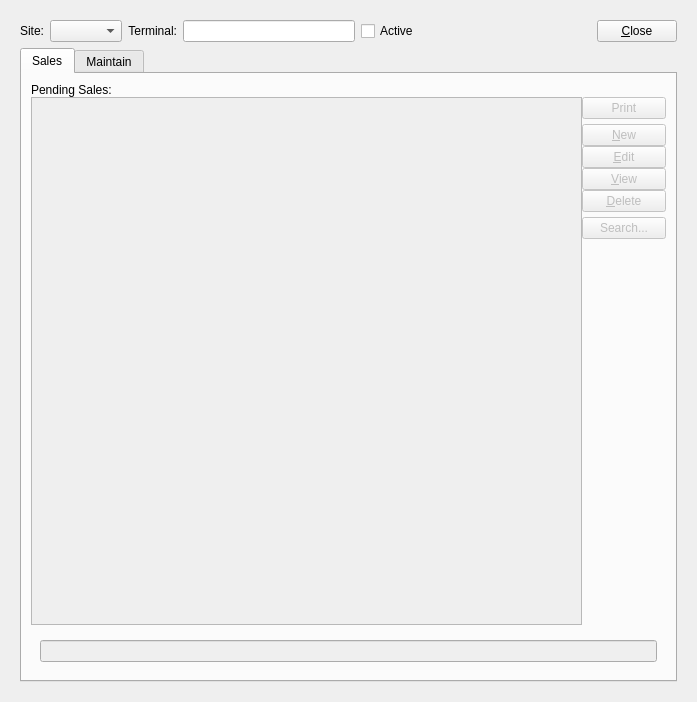
<?xml version="1.0" encoding="UTF-8"?>
<ui version="4.0">
 <class>cashRegister</class>
 <widget class="QWidget" name="cashRegister">
  <property name="geometry">
   <rect>
    <x>0</x>
    <y>0</y>
    <width>697</width>
    <height>702</height>
   </rect>
  </property>
  <property name="windowTitle">
   <string>Cash Register</string>
  </property>
  <layout class="QGridLayout" name="gridLayout_3">
   <item row="0" column="0">
    <widget class="Screen" name="_cashRegister">
     <property name="schemaName">
      <string>xtpos</string>
     </property>
     <property name="tableName">
      <string>api_cashregister</string>
     </property>
     <property name="primaryKeyColumns">
      <number>2</number>
     </property>
     <layout class="QGridLayout" name="gridLayout_2">
      <item row="0" column="0">
       <layout class="QHBoxLayout" name="_2">
        <item>
         <widget class="XLabel" name="_siteLit">
          <property name="text">
           <string>Site:</string>
          </property>
          <property name="alignment">
           <set>Qt::AlignRight|Qt::AlignTrailing|Qt::AlignVCenter</set>
          </property>
         </widget>
        </item>
        <item>
         <widget class="WComboBox" name="_site">
          <property name="fieldName">
           <string>site</string>
          </property>
         </widget>
        </item>
        <item>
         <widget class="XLabel" name="_registerLit">
          <property name="text">
           <string>Terminal:</string>
          </property>
          <property name="alignment">
           <set>Qt::AlignRight|Qt::AlignTrailing|Qt::AlignVCenter</set>
          </property>
         </widget>
        </item>
        <item>
         <widget class="XLineEdit" name="_terminal">
          <property name="fieldName">
           <string>terminal</string>
          </property>
         </widget>
        </item>
        <item>
         <widget class="XCheckBox" name="_active">
          <property name="text">
           <string>Active</string>
          </property>
          <property name="fieldName">
           <string>active</string>
          </property>
          <property name="forgetful">
           <bool>true</bool>
          </property>
         </widget>
        </item>
        <item>
         <spacer>
          <property name="orientation">
           <enum>Qt::Horizontal</enum>
          </property>
          <property name="sizeHint" stdset="0">
           <size>
            <width>40</width>
            <height>20</height>
           </size>
          </property>
         </spacer>
        </item>
        <item>
         <widget class="QPushButton" name="_close">
          <property name="enabled">
           <bool>true</bool>
          </property>
          <property name="text">
           <string>&amp;Close</string>
          </property>
         </widget>
        </item>
       </layout>
      </item>
      <item row="1" column="0">
       <widget class="QTabWidget" name="_tab">
        <property name="currentIndex">
         <number>0</number>
        </property>
        <widget class="QWidget" name="_salesTab">
         <attribute name="title">
          <string>Sales</string>
         </attribute>
         <layout class="QGridLayout" name="gridLayout_7">
          <item row="0" column="0">
           <widget class="Screen" name="_sale">
            <property name="schemaName">
             <string>xtpos</string>
            </property>
            <property name="tableName">
             <string>api_sale</string>
            </property>
            <layout class="QGridLayout" name="gridLayout_4">
             <property name="margin">
              <number>0</number>
             </property>
             <item row="0" column="0">
              <layout class="QVBoxLayout" name="_3">
               <property name="spacing">
                <number>0</number>
               </property>
               <item>
                <widget class="QLabel" name="_salesLit">
                 <property name="text">
                  <string>Pending Sales:</string>
                 </property>
                </widget>
               </item>
               <item>
                <layout class="QHBoxLayout" name="_4">
                 <item>
                  <widget class="XTreeView" name="_sales">
                   <property name="enabled">
                    <bool>false</bool>
                   </property>
                   <property name="editTriggers">
                    <set>QAbstractItemView::NoEditTriggers</set>
                   </property>
                   <property name="alternatingRowColors">
                    <bool>false</bool>
                   </property>
                   <property name="rootIsDecorated">
                    <bool>false</bool>
                   </property>
                   <property name="itemsExpandable">
                    <bool>false</bool>
                   </property>
                  </widget>
                 </item>
                 <item>
                  <layout class="QVBoxLayout" name="_5">
                   <item>
                    <layout class="QVBoxLayout" name="_6">
                     <property name="spacing">
                      <number>0</number>
                     </property>
                     <item>
                      <widget class="QPushButton" name="_print">
                       <property name="enabled">
                        <bool>false</bool>
                       </property>
                       <property name="text">
                        <string>Print</string>
                       </property>
                      </widget>
                     </item>
                     <item>
                      <spacer name="verticalSpacer">
                       <property name="orientation">
                        <enum>Qt::Vertical</enum>
                       </property>
                       <property name="sizeType">
                        <enum>QSizePolicy::Preferred</enum>
                       </property>
                       <property name="sizeHint" stdset="0">
                        <size>
                         <width>20</width>
                         <height>5</height>
                        </size>
                       </property>
                      </spacer>
                     </item>
                     <item>
                      <widget class="QPushButton" name="_new">
                       <property name="enabled">
                        <bool>false</bool>
                       </property>
                       <property name="text">
                        <string>&amp;New</string>
                       </property>
                      </widget>
                     </item>
                     <item>
                      <widget class="QPushButton" name="_edit">
                       <property name="enabled">
                        <bool>false</bool>
                       </property>
                       <property name="text">
                        <string>&amp;Edit</string>
                       </property>
                      </widget>
                     </item>
                     <item>
                      <widget class="QPushButton" name="_view">
                       <property name="enabled">
                        <bool>false</bool>
                       </property>
                       <property name="text">
                        <string>&amp;View</string>
                       </property>
                      </widget>
                     </item>
                     <item>
                      <widget class="QPushButton" name="_delete">
                       <property name="enabled">
                        <bool>false</bool>
                       </property>
                       <property name="text">
                        <string>&amp;Delete</string>
                       </property>
                      </widget>
                     </item>
                     <item>
                      <spacer name="verticalSpacer_2">
                       <property name="orientation">
                        <enum>Qt::Vertical</enum>
                       </property>
                       <property name="sizeType">
                        <enum>QSizePolicy::Preferred</enum>
                       </property>
                       <property name="sizeHint" stdset="0">
                        <size>
                         <width>20</width>
                         <height>5</height>
                        </size>
                       </property>
                      </spacer>
                     </item>
                     <item>
                      <widget class="QPushButton" name="_search">
                       <property name="enabled">
                        <bool>false</bool>
                       </property>
                       <property name="text">
                        <string>Search...</string>
                       </property>
                      </widget>
                     </item>
                    </layout>
                   </item>
                   <item>
                    <spacer>
                     <property name="orientation">
                      <enum>Qt::Vertical</enum>
                     </property>
                     <property name="sizeType">
                      <enum>QSizePolicy::Expanding</enum>
                     </property>
                     <property name="sizeHint" stdset="0">
                      <size>
                       <width>84</width>
                       <height>211</height>
                      </size>
                     </property>
                    </spacer>
                   </item>
                  </layout>
                 </item>
                </layout>
               </item>
              </layout>
             </item>
            </layout>
           </widget>
          </item>
          <item row="1" column="0">
           <widget class="Screen" name="_selectedSale">
            <property name="schemaName">
             <string>xtpos</string>
            </property>
            <property name="tableName">
             <string>api_sale</string>
            </property>
            <property name="mode">
             <enum>Screen::View</enum>
            </property>
            <layout class="QHBoxLayout" name="horizontalLayout_3">
             <item>
              <widget class="XLineEdit" name="_number">
               <property name="enabled">
                <bool>false</bool>
               </property>
               <property name="sizePolicy">
                <sizepolicy hsizetype="Ignored" vsizetype="Fixed">
                 <horstretch>0</horstretch>
                 <verstretch>0</verstretch>
                </sizepolicy>
               </property>
               <property name="fieldName">
                <string>sale_number</string>
               </property>
              </widget>
             </item>
            </layout>
           </widget>
          </item>
         </layout>
        </widget>
        <widget class="QWidget" name="_maintainTab">
         <attribute name="title">
          <string>Maintain</string>
         </attribute>
         <layout class="QGridLayout" name="gridLayout_6">
          <item row="0" column="0">
           <layout class="QHBoxLayout" name="horizontalLayout_2">
            <item>
             <widget class="QLabel" name="_opentimeLit">
              <property name="text">
               <string>Opened:</string>
              </property>
              <property name="alignment">
               <set>Qt::AlignRight|Qt::AlignTrailing|Qt::AlignVCenter</set>
              </property>
             </widget>
            </item>
            <item>
             <widget class="XLineEdit" name="_opened">
              <property name="enabled">
               <bool>false</bool>
              </property>
              <property name="fieldName">
               <string>opened</string>
              </property>
             </widget>
            </item>
            <item>
             <spacer name="horizontalSpacer">
              <property name="orientation">
               <enum>Qt::Horizontal</enum>
              </property>
              <property name="sizeHint" stdset="0">
               <size>
                <width>40</width>
                <height>20</height>
               </size>
              </property>
             </spacer>
            </item>
            <item>
             <widget class="XLabel" name="_actionLit">
              <property name="text">
               <string>Action:</string>
              </property>
              <property name="alignment">
               <set>Qt::AlignRight|Qt::AlignTrailing|Qt::AlignVCenter</set>
              </property>
             </widget>
            </item>
            <item>
             <layout class="QHBoxLayout" name="_7">
              <item>
               <widget class="XComboBox" name="_action">
                <property name="fieldName">
                 <string>action</string>
                </property>
               </widget>
              </item>
              <item>
               <spacer>
                <property name="orientation">
                 <enum>Qt::Horizontal</enum>
                </property>
                <property name="sizeHint" stdset="0">
                 <size>
                  <width>40</width>
                  <height>20</height>
                 </size>
                </property>
               </spacer>
              </item>
              <item>
               <widget class="QPushButton" name="_post">
                <property name="text">
                 <string>&amp;Post</string>
                </property>
                <property name="default">
                 <bool>true</bool>
                </property>
               </widget>
              </item>
             </layout>
            </item>
           </layout>
          </item>
          <item row="1" column="0">
           <widget class="QGroupBox" name="_statsGroup">
            <property name="title">
             <string/>
            </property>
            <layout class="QGridLayout" name="gridLayout">
             <item row="0" column="0">
              <layout class="QHBoxLayout" name="_8">
               <item>
                <layout class="QGridLayout" name="_9">
                 <property name="verticalSpacing">
                  <number>12</number>
                 </property>
                 <item row="0" column="0">
                  <widget class="QLabel" name="_openBalanceLit">
                   <property name="text">
                    <string>Opening Balance:</string>
                   </property>
                  </widget>
                 </item>
                 <item row="0" column="1">
                  <widget class="CurrCluster" name="_openBalance">
                   <property name="fieldNameValue">
                    <string>opening_balance</string>
                   </property>
                   <property name="currencyEnabled">
                    <bool>false</bool>
                   </property>
                   <property name="currencyVisible">
                    <bool>false</bool>
                   </property>
                   <property name="enabled">
                    <bool>false</bool>
                   </property>
                  </widget>
                 </item>
                 <item row="0" column="2">
                  <widget class="QLabel" name="_cashSalesLit">
                   <property name="text">
                    <string>Cash Sales:</string>
                   </property>
                   <property name="alignment">
                    <set>Qt::AlignRight|Qt::AlignTrailing|Qt::AlignVCenter</set>
                   </property>
                  </widget>
                 </item>
                 <item row="0" column="3">
                  <widget class="CurrCluster" name="_cashSales">
                   <property name="fieldNameValue">
                    <string>cash_sales</string>
                   </property>
                   <property name="currencyEnabled">
                    <bool>false</bool>
                   </property>
                   <property name="currencyVisible">
                    <bool>false</bool>
                   </property>
                   <property name="enabled">
                    <bool>false</bool>
                   </property>
                  </widget>
                 </item>
                 <item row="1" column="0">
                  <widget class="QLabel" name="_currentBalanceLit">
                   <property name="text">
                    <string>Current Balance:</string>
                   </property>
                   <property name="alignment">
                    <set>Qt::AlignRight|Qt::AlignTrailing|Qt::AlignVCenter</set>
                   </property>
                  </widget>
                 </item>
                 <item row="1" column="1">
                  <widget class="CurrCluster" name="_currentBalance">
                   <property name="fieldNameValue">
                    <string>current_balance</string>
                   </property>
                   <property name="currencyEnabled">
                    <bool>false</bool>
                   </property>
                   <property name="currencyVisible">
                    <bool>false</bool>
                   </property>
                   <property name="enabled">
                    <bool>false</bool>
                   </property>
                  </widget>
                 </item>
                 <item row="1" column="2">
                  <widget class="QLabel" name="_ccSalesLit">
                   <property name="text">
                    <string>Credit Card Sales</string>
                   </property>
                   <property name="alignment">
                    <set>Qt::AlignRight|Qt::AlignTrailing|Qt::AlignVCenter</set>
                   </property>
                  </widget>
                 </item>
                 <item row="1" column="3">
                  <widget class="CurrCluster" name="_ccSales">
                   <property name="fieldNameValue">
                    <string>credit_card_sales</string>
                   </property>
                   <property name="currencyEnabled">
                    <bool>false</bool>
                   </property>
                   <property name="currencyVisible">
                    <bool>false</bool>
                   </property>
                   <property name="enabled">
                    <bool>false</bool>
                   </property>
                  </widget>
                 </item>
                 <item row="2" column="0">
                  <widget class="QLabel" name="_totalSalesLit">
                   <property name="text">
                    <string>Total Sales:</string>
                   </property>
                   <property name="alignment">
                    <set>Qt::AlignRight|Qt::AlignTrailing|Qt::AlignVCenter</set>
                   </property>
                  </widget>
                 </item>
                 <item row="2" column="1">
                  <widget class="CurrCluster" name="_totalSales">
                   <property name="fieldNameValue">
                    <string>total_sales</string>
                   </property>
                   <property name="currencyEnabled">
                    <bool>false</bool>
                   </property>
                   <property name="currencyVisible">
                    <bool>false</bool>
                   </property>
                   <property name="enabled">
                    <bool>false</bool>
                   </property>
                  </widget>
                 </item>
                 <item row="2" column="2">
                  <widget class="QLabel" name="_checkSalesLit">
                   <property name="text">
                    <string>Check Sales:</string>
                   </property>
                   <property name="alignment">
                    <set>Qt::AlignRight|Qt::AlignTrailing|Qt::AlignVCenter</set>
                   </property>
                  </widget>
                 </item>
                 <item row="2" column="3">
                  <widget class="CurrCluster" name="_checkSales">
                   <property name="fieldNameValue">
                    <string>check_sales</string>
                   </property>
                   <property name="currencyEnabled">
                    <bool>false</bool>
                   </property>
                   <property name="currencyVisible">
                    <bool>false</bool>
                   </property>
                   <property name="enabled">
                    <bool>false</bool>
                   </property>
                  </widget>
                 </item>
                </layout>
               </item>
               <item>
                <spacer>
                 <property name="orientation">
                  <enum>Qt::Horizontal</enum>
                 </property>
                 <property name="sizeHint" stdset="0">
                  <size>
                   <width>20</width>
                   <height>20</height>
                  </size>
                 </property>
                </spacer>
               </item>
              </layout>
             </item>
            </layout>
           </widget>
          </item>
          <item row="2" column="0">
           <widget class="QGroupBox" name="_transferGroup">
            <property name="title">
             <string>Bank Transfer</string>
            </property>
            <layout class="QGridLayout" name="_10">
             <item row="0" column="0">
              <widget class="QLabel" name="_accountLit">
               <property name="text">
                <string>Account:</string>
               </property>
               <property name="alignment">
                <set>Qt::AlignRight|Qt::AlignTrailing|Qt::AlignVCenter</set>
               </property>
              </widget>
             </item>
             <item row="0" column="1">
              <layout class="QHBoxLayout" name="_11">
               <item>
                <widget class="XComboBox" name="_bankaccount">
                 <property name="fieldName">
                  <string>account</string>
                 </property>
                </widget>
               </item>
               <item>
                <spacer>
                 <property name="orientation">
                  <enum>Qt::Horizontal</enum>
                 </property>
                 <property name="sizeHint" stdset="0">
                  <size>
                   <width>61</width>
                   <height>26</height>
                  </size>
                 </property>
                </spacer>
               </item>
              </layout>
             </item>
             <item row="1" column="0">
              <widget class="QLabel" name="_amountLit">
               <property name="text">
                <string> Amount:</string>
               </property>
               <property name="alignment">
                <set>Qt::AlignRight|Qt::AlignTrailing|Qt::AlignVCenter</set>
               </property>
              </widget>
             </item>
             <item row="1" column="1">
              <layout class="QHBoxLayout" name="_12">
               <item>
                <widget class="CurrCluster" name="_transferAmt">
                 <property name="sizePolicy">
                  <sizepolicy hsizetype="Fixed" vsizetype="Preferred">
                   <horstretch>0</horstretch>
                   <verstretch>0</verstretch>
                  </sizepolicy>
                 </property>
                 <property name="fieldNameValue">
                  <string>transfer_amount</string>
                 </property>
                 <property name="currencyEnabled">
                  <bool>false</bool>
                 </property>
                 <property name="currencyVisible">
                  <bool>false</bool>
                 </property>
                </widget>
               </item>
               <item>
                <widget class="XComboBox" name="_transferDirection">
                 <property name="fieldName">
                  <string>transfer_direction</string>
                 </property>
                </widget>
               </item>
               <item>
                <widget class="XCheckBox" name="_depositChecks">
                 <property name="text">
                  <string>Deposit Checks</string>
                 </property>
                 <property name="fieldName">
                  <string>deposit_checks</string>
                 </property>
                 <property name="forgetful">
                  <bool>true</bool>
                 </property>
                </widget>
               </item>
               <item>
                <spacer>
                 <property name="orientation">
                  <enum>Qt::Horizontal</enum>
                 </property>
                 <property name="sizeHint" stdset="0">
                  <size>
                   <width>0</width>
                   <height>26</height>
                  </size>
                 </property>
                </spacer>
               </item>
              </layout>
             </item>
            </layout>
           </widget>
          </item>
          <item row="3" column="0">
           <widget class="QGroupBox" name="_adjGroup">
            <property name="title">
             <string>Adjustment</string>
            </property>
            <property name="checked">
             <bool>false</bool>
            </property>
            <layout class="QGridLayout" name="gridLayout_5">
             <item row="0" column="0">
              <widget class="QLabel" name="_adjAmountLit">
               <property name="text">
                <string>Amount:</string>
               </property>
               <property name="alignment">
                <set>Qt::AlignRight|Qt::AlignTrailing|Qt::AlignVCenter</set>
               </property>
              </widget>
             </item>
             <item row="0" column="1">
              <layout class="QHBoxLayout" name="horizontalLayout">
               <item>
                <widget class="CurrCluster" name="_adjustAmt">
                 <property name="sizePolicy">
                  <sizepolicy hsizetype="Fixed" vsizetype="Preferred">
                   <horstretch>0</horstretch>
                   <verstretch>0</verstretch>
                  </sizepolicy>
                 </property>
                 <property name="fieldNameValue">
                  <string>adjustment_amount</string>
                 </property>
                 <property name="currencyEnabled">
                  <bool>false</bool>
                 </property>
                 <property name="currencyVisible">
                  <bool>false</bool>
                 </property>
                </widget>
               </item>
               <item>
                <widget class="XComboBox" name="_adjustDirection">
                 <property name="fieldName">
                  <string>adjustment_direction</string>
                 </property>
                </widget>
               </item>
               <item>
                <spacer>
                 <property name="orientation">
                  <enum>Qt::Horizontal</enum>
                 </property>
                 <property name="sizeHint" stdset="0">
                  <size>
                   <width>0</width>
                   <height>26</height>
                  </size>
                 </property>
                </spacer>
               </item>
              </layout>
             </item>
            </layout>
           </widget>
          </item>
          <item row="4" column="0">
           <layout class="QGridLayout" name="_13">
            <item row="0" column="0">
             <widget class="QLabel" name="_newbalanceLit">
              <property name="text">
               <string>New Balance:</string>
              </property>
              <property name="alignment">
               <set>Qt::AlignRight|Qt::AlignTrailing|Qt::AlignVCenter</set>
              </property>
             </widget>
            </item>
            <item row="0" column="1">
             <layout class="QHBoxLayout" name="_14">
              <item>
               <widget class="CurrCluster" name="_newbalance">
                <property name="currencyEnabled">
                 <bool>false</bool>
                </property>
                <property name="currencyVisible">
                 <bool>false</bool>
                </property>
                <property name="enabled">
                 <bool>false</bool>
                </property>
               </widget>
              </item>
              <item>
               <spacer>
                <property name="orientation">
                 <enum>Qt::Horizontal</enum>
                </property>
                <property name="sizeHint" stdset="0">
                 <size>
                  <width>121</width>
                  <height>20</height>
                 </size>
                </property>
               </spacer>
              </item>
             </layout>
            </item>
            <item row="1" column="0">
             <widget class="QLabel" name="_notesLit">
              <property name="text">
               <string>Notes:</string>
              </property>
              <property name="alignment">
               <set>Qt::AlignRight|Qt::AlignTop|Qt::AlignTrailing</set>
              </property>
             </widget>
            </item>
            <item row="1" column="1">
             <widget class="XTextEdit" name="_notes">
              <property name="sizePolicy">
               <sizepolicy hsizetype="Expanding" vsizetype="Preferred">
                <horstretch>0</horstretch>
                <verstretch>1</verstretch>
               </sizepolicy>
              </property>
              <property name="fieldName">
               <string>notes</string>
              </property>
             </widget>
            </item>
           </layout>
          </item>
          <item row="5" column="0">
           <widget class="XCheckBox" name="_printReceipt">
            <property name="text">
             <string>Print Receipt</string>
            </property>
            <property name="checked">
             <bool>true</bool>
            </property>
            <property name="forgetful">
             <bool>true</bool>
            </property>
           </widget>
          </item>
         </layout>
        </widget>
       </widget>
      </item>
     </layout>
    </widget>
   </item>
  </layout>
 </widget>
 <customwidgets>
  <customwidget>
   <class>CurrCluster</class>
   <extends>CurrDisplay</extends>
   <header>currcluster.h</header>
  </customwidget>
  <customwidget>
   <class>CurrDisplay</class>
   <extends>QWidget</extends>
   <header>currcluster.h</header>
  </customwidget>
  <customwidget>
   <class>Screen</class>
   <extends>QWidget</extends>
   <header>screen.h</header>
   <container>1</container>
  </customwidget>
  <customwidget>
   <class>WComboBox</class>
   <extends>XComboBox</extends>
   <header>wcombobox.h</header>
  </customwidget>
  <customwidget>
   <class>XCheckBox</class>
   <extends>QCheckBox</extends>
   <header>xcheckbox.h</header>
  </customwidget>
  <customwidget>
   <class>XComboBox</class>
   <extends>QComboBox</extends>
   <header>xcombobox.h</header>
  </customwidget>
  <customwidget>
   <class>XLabel</class>
   <extends>QLabel</extends>
   <header>xlabel.h</header>
  </customwidget>
  <customwidget>
   <class>XLineEdit</class>
   <extends>QLineEdit</extends>
   <header>xlineedit.h</header>
   <container>1</container>
  </customwidget>
  <customwidget>
   <class>XTreeView</class>
   <extends>QTreeView</extends>
   <header>xtreeview.h</header>
  </customwidget>
  <customwidget>
   <class>XTextEdit</class>
   <extends>QTextEdit</extends>
   <header>xtextedit.h</header>
  </customwidget>
 </customwidgets>
 <resources/>
 <connections>
  <connection>
   <sender>_cashRegister</sender>
   <signal>newDataWidgetMapper(XDataWidgetMapper*)</signal>
   <receiver>_active</receiver>
   <slot>setDataWidgetMap(XDataWidgetMapper*)</slot>
   <hints>
    <hint type="sourcelabel">
     <x>348</x>
     <y>350</y>
    </hint>
    <hint type="destinationlabel">
     <x>421</x>
     <y>39</y>
    </hint>
   </hints>
  </connection>
  <connection>
   <sender>_cashRegister</sender>
   <signal>newDataWidgetMapper(XDataWidgetMapper*)</signal>
   <receiver>_openBalance</receiver>
   <slot>setDataWidgetMap(XDataWidgetMapper*)</slot>
   <hints>
    <hint type="sourcelabel">
     <x>348</x>
     <y>350</y>
    </hint>
    <hint type="destinationlabel">
     <x>148</x>
     <y>160</y>
    </hint>
   </hints>
  </connection>
  <connection>
   <sender>_cashRegister</sender>
   <signal>newDataWidgetMapper(XDataWidgetMapper*)</signal>
   <receiver>_currentBalance</receiver>
   <slot>setDataWidgetMap(XDataWidgetMapper*)</slot>
   <hints>
    <hint type="sourcelabel">
     <x>348</x>
     <y>350</y>
    </hint>
    <hint type="destinationlabel">
     <x>148</x>
     <y>160</y>
    </hint>
   </hints>
  </connection>
  <connection>
   <sender>_cashRegister</sender>
   <signal>newDataWidgetMapper(XDataWidgetMapper*)</signal>
   <receiver>_totalSales</receiver>
   <slot>setDataWidgetMap(XDataWidgetMapper*)</slot>
   <hints>
    <hint type="sourcelabel">
     <x>348</x>
     <y>350</y>
    </hint>
    <hint type="destinationlabel">
     <x>148</x>
     <y>160</y>
    </hint>
   </hints>
  </connection>
  <connection>
   <sender>_cashRegister</sender>
   <signal>newDataWidgetMapper(XDataWidgetMapper*)</signal>
   <receiver>_opened</receiver>
   <slot>setDataWidgetMap(XDataWidgetMapper*)</slot>
   <hints>
    <hint type="sourcelabel">
     <x>348</x>
     <y>350</y>
    </hint>
    <hint type="destinationlabel">
     <x>128</x>
     <y>119</y>
    </hint>
   </hints>
  </connection>
  <connection>
   <sender>_cashRegister</sender>
   <signal>newDataWidgetMapper(XDataWidgetMapper*)</signal>
   <receiver>_cashSales</receiver>
   <slot>setDataWidgetMap(XDataWidgetMapper*)</slot>
   <hints>
    <hint type="sourcelabel">
     <x>348</x>
     <y>350</y>
    </hint>
    <hint type="destinationlabel">
     <x>148</x>
     <y>160</y>
    </hint>
   </hints>
  </connection>
  <connection>
   <sender>_cashRegister</sender>
   <signal>newDataWidgetMapper(XDataWidgetMapper*)</signal>
   <receiver>_ccSales</receiver>
   <slot>setDataWidgetMap(XDataWidgetMapper*)</slot>
   <hints>
    <hint type="sourcelabel">
     <x>348</x>
     <y>350</y>
    </hint>
    <hint type="destinationlabel">
     <x>148</x>
     <y>160</y>
    </hint>
   </hints>
  </connection>
  <connection>
   <sender>_cashRegister</sender>
   <signal>newDataWidgetMapper(XDataWidgetMapper*)</signal>
   <receiver>_checkSales</receiver>
   <slot>setDataWidgetMap(XDataWidgetMapper*)</slot>
   <hints>
    <hint type="sourcelabel">
     <x>348</x>
     <y>350</y>
    </hint>
    <hint type="destinationlabel">
     <x>148</x>
     <y>160</y>
    </hint>
   </hints>
  </connection>
  <connection>
   <sender>_cashRegister</sender>
   <signal>newDataWidgetMapper(XDataWidgetMapper*)</signal>
   <receiver>_site</receiver>
   <slot>setDataWidgetMap(XDataWidgetMapper*)</slot>
   <hints>
    <hint type="sourcelabel">
     <x>348</x>
     <y>350</y>
    </hint>
    <hint type="destinationlabel">
     <x>114</x>
     <y>39</y>
    </hint>
   </hints>
  </connection>
  <connection>
   <sender>_cashRegister</sender>
   <signal>newDataWidgetMapper(XDataWidgetMapper*)</signal>
   <receiver>_terminal</receiver>
   <slot>setDataWidgetMap(XDataWidgetMapper*)</slot>
   <hints>
    <hint type="sourcelabel">
     <x>348</x>
     <y>350</y>
    </hint>
    <hint type="destinationlabel">
     <x>313</x>
     <y>38</y>
    </hint>
   </hints>
  </connection>
  <connection>
   <sender>_sale</sender>
   <signal>newModel(XSqlTableModel*)</signal>
   <receiver>_sales</receiver>
   <slot>setModel(XSqlTableModel*)</slot>
   <hints>
    <hint type="sourcelabel">
     <x>348</x>
     <y>380</y>
    </hint>
    <hint type="destinationlabel">
     <x>294</x>
     <y>388</y>
    </hint>
   </hints>
  </connection>
  <connection>
   <sender>_sale</sender>
   <signal>newModel(XSqlTableModel*)</signal>
   <receiver>_selectedSale</receiver>
   <slot>setModel(XSqlTableModel*)</slot>
   <hints>
    <hint type="sourcelabel">
     <x>667</x>
     <y>117</y>
    </hint>
    <hint type="destinationlabel">
     <x>543</x>
     <y>638</y>
    </hint>
   </hints>
  </connection>
  <connection>
   <sender>_selectedSale</sender>
   <signal>newDataWidgetMapper(XDataWidgetMapper*)</signal>
   <receiver>_number</receiver>
   <slot>setDataWidgetMap(XDataWidgetMapper*)</slot>
   <hints>
    <hint type="sourcelabel">
     <x>634</x>
     <y>640</y>
    </hint>
    <hint type="destinationlabel">
     <x>629</x>
     <y>653</y>
    </hint>
   </hints>
  </connection>
 </connections>
</ui>
